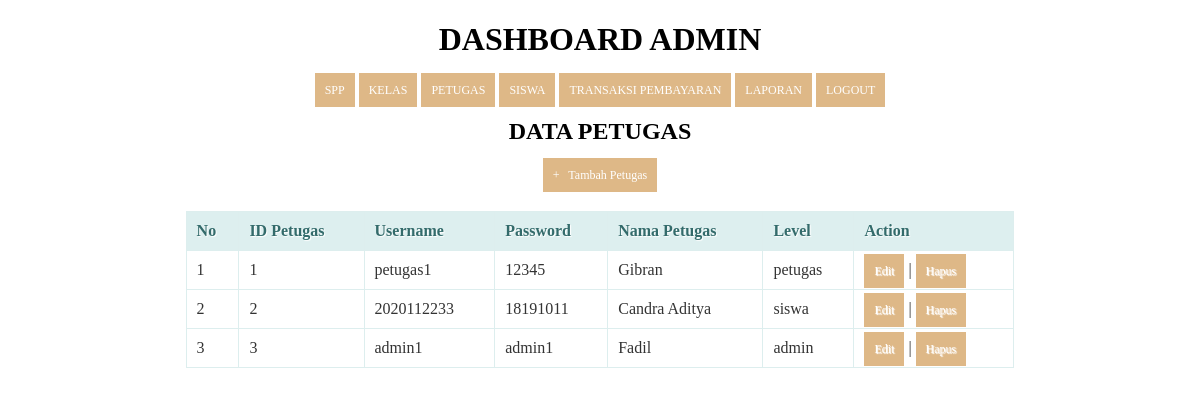
The app's page /petugas.php (signed in) with its own data.
### tables this page shows
CREATE TABLE `petugas` (
  `id_petugas` int(11) NOT NULL,
  `username` varchar(25) NOT NULL,
  `password` varchar(32) NOT NULL,
  `nama_petugas` varchar(35) NOT NULL,
  `level` enum('admin','petugas','siswa') NOT NULL
);

### petugas.php (the view, shortened to what this page needs)
<!DOCTYPE html>
<html>
  <head>
  </head>
<body>
	<?php
  include ('header.php');
?>
    <center><h2>Data Petugas</h2><center>
    <center><a href="tambahpetugas.php">+ &nbsp; Tambah Petugas</a><center>
    <br/>
    <table>
      <thead>
        <tr>
          <th>No</th>
          <th>ID Petugas</th>
          <th>Username</th>
          <th>Password</th>
          <th>Nama Petugas</th>
          <th>Level</th>
           <th>Action</th>
        </tr>
    </thead>
    <tbody>
      <?php
      $query = "SELECT * FROM petugas ORDER BY id_petugas ASC";
      $result = mysqli_query($koneksi, $query);
      $no = 1;
      while($row = mysqli_fetch_assoc($result))
      {
      ?>
       <tr>
          <td><?php echo $no; ?></td>
          <td><?php echo $row['id_petugas']; ?></td>
          <td><?php echo $row['username']; ?></td>
          <td><?php echo $row['password']; ?></td>
          <td><?php echo $row['nama_petugas']; ?></td>
           <td><?php echo $row['level']; ?></td>
          <td>
              <a href="edit_petugas.php?id=<?php echo $row['id_petugas']; ?>">Edit</a> |
              <a href="proses_hapuspetugas.php?id=<?php echo $row['id_petugas']; ?>" onClick="return confirm('Apakah anda yakin akan menghapus data ini?')">Hapus</a>
          </td>
      </tr>
      <?php
        $no++;
      }
      ?>
    </tbody>
    </table>
</body>
</html>

### petugas.php (style rules this page uses)
* { font-family: "Trebuchet MS"; }
h2 { text-transform: uppercase; color: black; }
table { border: solid 1px #DDEEEE; border-collapse: collapse; border-spacing: 0; width: 70%; margin: 10px auto 10px auto; }
table thead th { background-color: #DDEFEF; border: solid 1px #DDEEEE; color: #336B6B; padding: 10px; text-align: left; text-shadow: 1px 1px 1px #fff; text-decoration: none; }
table tbody td { border: solid 1px #DDEEEE; color: #333; padding: 10px; text-shadow: 1px 1px 1px #fff; }
a { background-color: green; color: #fff; padding: 10px; text-decoration: none; font-size: 12px; }

### header.php (style rules this page uses)
* { font-family: "fantasy"; }
table { border: solid 1px #DDEEEE; border-collapse: collapse; border-spacing: 0; width: 70%; margin: 10px auto 10px auto; }
table thead th { background-color: #DDEFEF; border: solid 1px #DDEEEE; color: #336B6B; padding: 10px; text-align: left; text-shadow: 1px 1px 1px #fff; text-decoration: none; }
table tbody td { border: solid 1px #DDEEEE; color: #333; padding: 10px; text-shadow: 1px 1px 1px #fff; }
a { background-color: burlywood; color: #fff; padding: 10px; text-decoration: none; font-size: 12px; }

### records on screen
petugas: id_petugas "1", username "petugas1", password "12345", nama_petugas "Gibran", level "petugas"
petugas: id_petugas "2", username "2020112233", password "18191011", nama_petugas "Candra Aditya", level "siswa"
petugas: id_petugas "3", username "admin1", password "admin1", nama_petugas "Fadil", level "admin"
